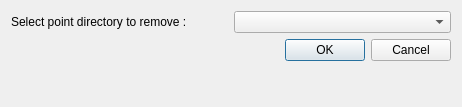
<?xml version="1.0" encoding="UTF-8"?>
<ui version="4.0">
 <class>DialogFindStudy</class>
 <widget class="QDialog" name="DialogFindStudy">
  <property name="windowModality">
   <enum>Qt::ApplicationModal</enum>
  </property>
  <property name="geometry">
   <rect>
    <x>0</x>
    <y>0</y>
    <width>462</width>
    <height>107</height>
   </rect>
  </property>
  <property name="windowTitle">
   <string>Choose Point To Remove</string>
  </property>
  <layout class="QVBoxLayout" name="verticalLayout">
   <item>
    <layout class="QHBoxLayout" name="horizontalLayout" stretch="0,0">
     <item>
      <widget class="QLabel" name="label">
       <property name="text">
        <string>Select point directory to remove :</string>
       </property>
      </widget>
     </item>
     <item>
      <widget class="QComboBox" name="comboBox"/>
     </item>
    </layout>
   </item>
   <item>
    <layout class="QHBoxLayout" name="horizontalLayout_2">
     <item>
      <spacer name="horizontalSpacer">
       <property name="orientation">
        <enum>Qt::Horizontal</enum>
       </property>
       <property name="sizeHint" stdset="0">
        <size>
         <width>40</width>
         <height>20</height>
        </size>
       </property>
      </spacer>
     </item>
     <item>
      <widget class="QDialogButtonBox" name="buttonBox">
       <property name="orientation">
        <enum>Qt::Horizontal</enum>
       </property>
       <property name="standardButtons">
        <set>QDialogButtonBox::Cancel|QDialogButtonBox::Ok</set>
       </property>
      </widget>
     </item>
    </layout>
   </item>
   <item>
    <spacer name="verticalSpacer">
     <property name="orientation">
      <enum>Qt::Vertical</enum>
     </property>
     <property name="sizeHint" stdset="0">
      <size>
       <width>20</width>
       <height>18</height>
      </size>
     </property>
    </spacer>
   </item>
  </layout>
 </widget>
 <resources/>
 <connections>
  <connection>
   <sender>buttonBox</sender>
   <signal>accepted()</signal>
   <receiver>DialogFindStudy</receiver>
   <slot>accept()</slot>
   <hints>
    <hint type="sourcelabel">
     <x>248</x>
     <y>254</y>
    </hint>
    <hint type="destinationlabel">
     <x>157</x>
     <y>274</y>
    </hint>
   </hints>
  </connection>
  <connection>
   <sender>buttonBox</sender>
   <signal>rejected()</signal>
   <receiver>DialogFindStudy</receiver>
   <slot>reject()</slot>
   <hints>
    <hint type="sourcelabel">
     <x>316</x>
     <y>260</y>
    </hint>
    <hint type="destinationlabel">
     <x>286</x>
     <y>274</y>
    </hint>
   </hints>
  </connection>
 </connections>
</ui>
